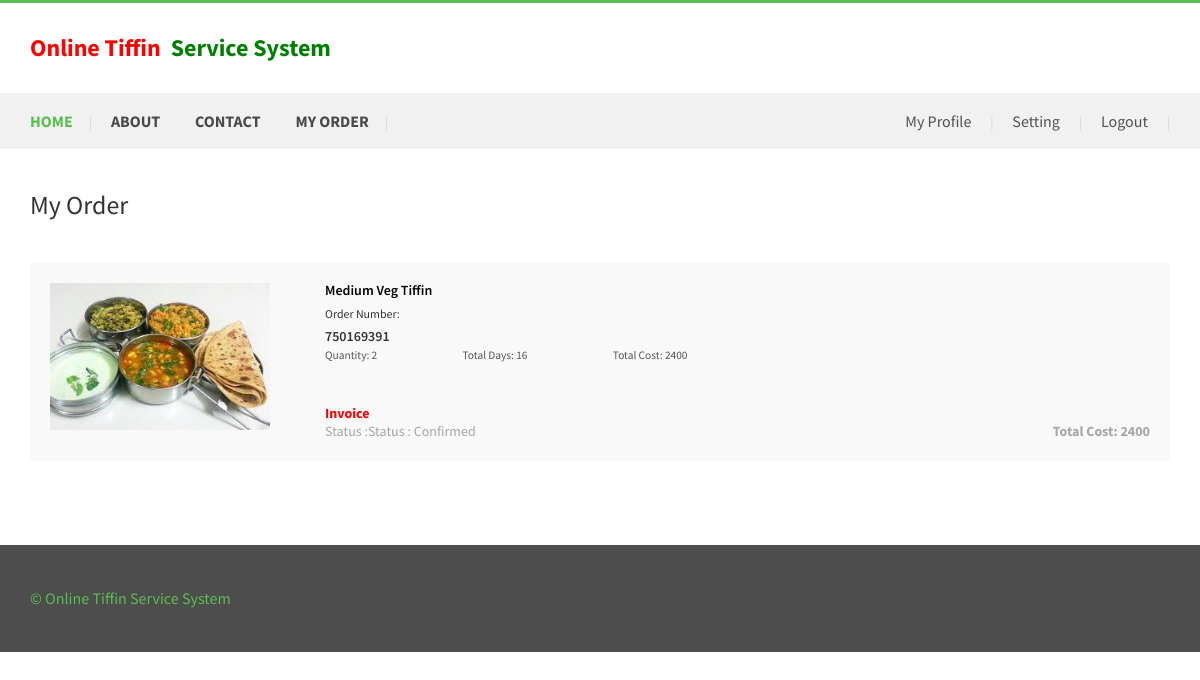
Page /otss/my-order.php (signed in) on the committed database.
### tables this page shows
CREATE TABLE `tblorder` (
  `ID` int(10) NOT NULL,
  `TiffinID` int(10) DEFAULT NULL,
  `UserID` int(5) NOT NULL,
  `OrderNumber` int(10) DEFAULT NULL,
  `FullName` varchar(120) DEFAULT NULL,
  `Email` varchar(200) DEFAULT NULL,
  `MobileNumber` bigint(10) DEFAULT NULL,
  `Quantity` int(10) DEFAULT NULL,
  `FromDate` varchar(200) DEFAULT NULL,
  `ToDate` varchar(200) DEFAULT NULL,
  `Time` varchar(50) DEFAULT NULL,
  `Address` mediumtext DEFAULT NULL,
  `OrderDate` timestamp NULL DEFAULT current_timestamp(),
  `TotalCost` varchar(200) NOT NULL,
  `Remark` varchar(200) NOT NULL,
  `Status` varchar(50) DEFAULT NULL,
  `UpdationDate` timestamp NULL DEFAULT NULL ON UPDATE current_timestamp()
);

CREATE TABLE `tbltiffin` (
  `ID` int(10) NOT NULL,
  `Type` varchar(120) DEFAULT NULL,
  `Title` varchar(200) NOT NULL,
  `Description` mediumtext DEFAULT NULL,
  `Cost` int(10) DEFAULT NULL,
  `Image` varchar(120) DEFAULT NULL,
  `PostDate` timestamp NULL DEFAULT current_timestamp()
);

### otss/my-order.php (the view, shortened to what this page needs)
<?php
include('includes/dbconnection.php');
if (strlen($_SESSION['otssuid']==0)) {
  header('location:logout.php');
  } else{
  	?>
<!DOCTYPE html>
<html>
<head>
<link href="css/bootstrap.css" rel='stylesheet' type='text/css' />
<link href="css/style.css" rel="stylesheet" type="text/css" media="all" />
<link href="css/animate.css" rel='stylesheet' type='text/css' />
</head>
<body>
	<div class="header">
		<?php include_once('includes/header.php');?>
				</div>
<div class="cart-items">
	<div class="container">
			 <h1>My Order</h1>
			 <?php
					        	$uid=$_SESSION['otssuid'];
                  $sql="SELECT DATEDIFF(tblorder.ToDate,tblorder.FromDate) as ddf, tblorder.ID,tblorder.FullName,tblorder.UserID,tblorder.Email,tblorder.MobileNumber,tblorder.Time,tblorder.Address,tblorder.OrderDate,tblorder.FromDate,tblorder.ToDate,tblorder.OrderNumber,tblorder.TotalCost,tblorder.Remark,tblorder.Status,tblorder.Quantity, tblorder.UpdationDate,tbltiffin.Type,tbltiffin.Title,tbltiffin.Description,tbltiffin.Cost,tbltiffin.Image from  tblorder join  tbltiffin on tbltiffin.ID=tblorder.TiffinID where tblorder.UserID=:uid"  ;
$query = $dbh -> prepare($sql);
$query-> bindParam(':uid', $uid, PDO::PARAM_STR);
$query->execute();
$results=$query->fetchAll(PDO::FETCH_OBJ);
$cnt=1;
if($query->rowCount() > 0)
{
foreach($results as $row)
{               ?>
			 <div class="cart-header">
				 <div class="cart-sec simpleCart_shelfItem">
						<div class="cart-item cyc">
							 <img src="admin/images/<?php echo $row->Image;?>" class="img-responsive" alt="">
						</div>
					   <div class="cart-item-info">
						<h3><a href="#"> <?php  echo $row->Title;?> </a><span>Order Number:</span><?php  echo $row->OrderNumber;?></h3>
						<ul class="qty">
							<li><p>Quantity: <?php  echo $qty= $row->Quantity;?></p></li>
							<li><p>Total Days: <?php  echo $ddf=$row->ddf;?></p></li>
							<li><p>Total Cost: <?php  echo $row->TotalCost;?></p></li>
						</ul>
							 <div class="delivery">
							 <?php	if($row->Status=="" || $row->Status=="Confirmed"){ ?>
							 	<h3><a href="invoice.php?invid=<?php echo $row->OrderNumber;?>"><strong style="color: red">Invoice</strong> </a></h3>
							 <?php } ?>
							 <p>Status : <?php if($row->Status==""){ ?> <?php echo "Not Updated Yet"; ?></p>
							 <?php } else { ?>
							 	<p>Status : <?php  echo htmlentities($row->Status);?></p><?php } ?>
							 <span style="font-weight:bold">Total Cost: <?php  echo $row->TotalCost;?></span>
							 <div class="clearfix"></div>
				        </div>
					   </div>
					   <div class="clearfix"></div>
				  </div>
				  <?php $cnt=$cnt+1;}} else {?>
				  	<h3 style="color:red" align="center">No order placed yet </h3>
				  <?php } ?>
			 </div>
		 </div>
		 </div>
	<?php include_once('includes/footer.php');?>
</body>
</html><?php }  ?>

### otss/css/style.css (style rules this page uses)
body { padding:0; margin:0; font-family: 'Source Sans Pro', sans-serif; }
body a { transition:0.5s all; -webkit-transition:0.5s all; -moz-transition:0.5s all; -o-transition:0.5s all; -ms-transition:0.5s all; }
h1,h2,h3,h4,h5,h6 { margin:0; }
p { margin:0; }
ul { margin:0; padding:0; }
.header { border-top: 3px solid #5BBD50; }
.cart-items { padding: 3em 0; }
.cart-items h1 { font-size: 1.85em; margin-bottom:1.7em; }
.cart-item { width: 20%; float: left; margin-right: 5%; }
.cart-item img { width: 100%; }
.cart-item-info { width: 75%; float: left; }
.cart-item-info h3 { font-size: 1em; font-weight: 600; }
.cart-item-info h3 a { color: #000; }
.cart-item-info h3 span { display: block; font-weight: 400; font-size: 0.85em; margin: 0.7em 0; }
ul.qty { padding: 0; margin: 0; list-style: none; }
ul.qty li { display: inline-block; margin-right: 10%; }
ul.qty li p { font-size: 0.8125em; color: #555; }
.delivery { margin-top: 3em; }
.delivery p { color: #A6A6A6; font-size: 1em; font-weight: 400; float: left; }
.delivery span { color: #A6A6A6; font-size: 1em; font-weight: 400; float: right; }
.cart-sec { margin-bottom: 3em; background-color: #F9F9F9; padding: 20px; }
.cart-header,.cart-header2,.cart-header3 { position: relative; }

### rows in the picture
tblorder: TiffinID.Image (picture), TiffinID.Title "Medium Veg Tiffin", OrderNumber "750169391", Quantity "2", ddf "16", TotalCost "2400", Status "Confirmed"
